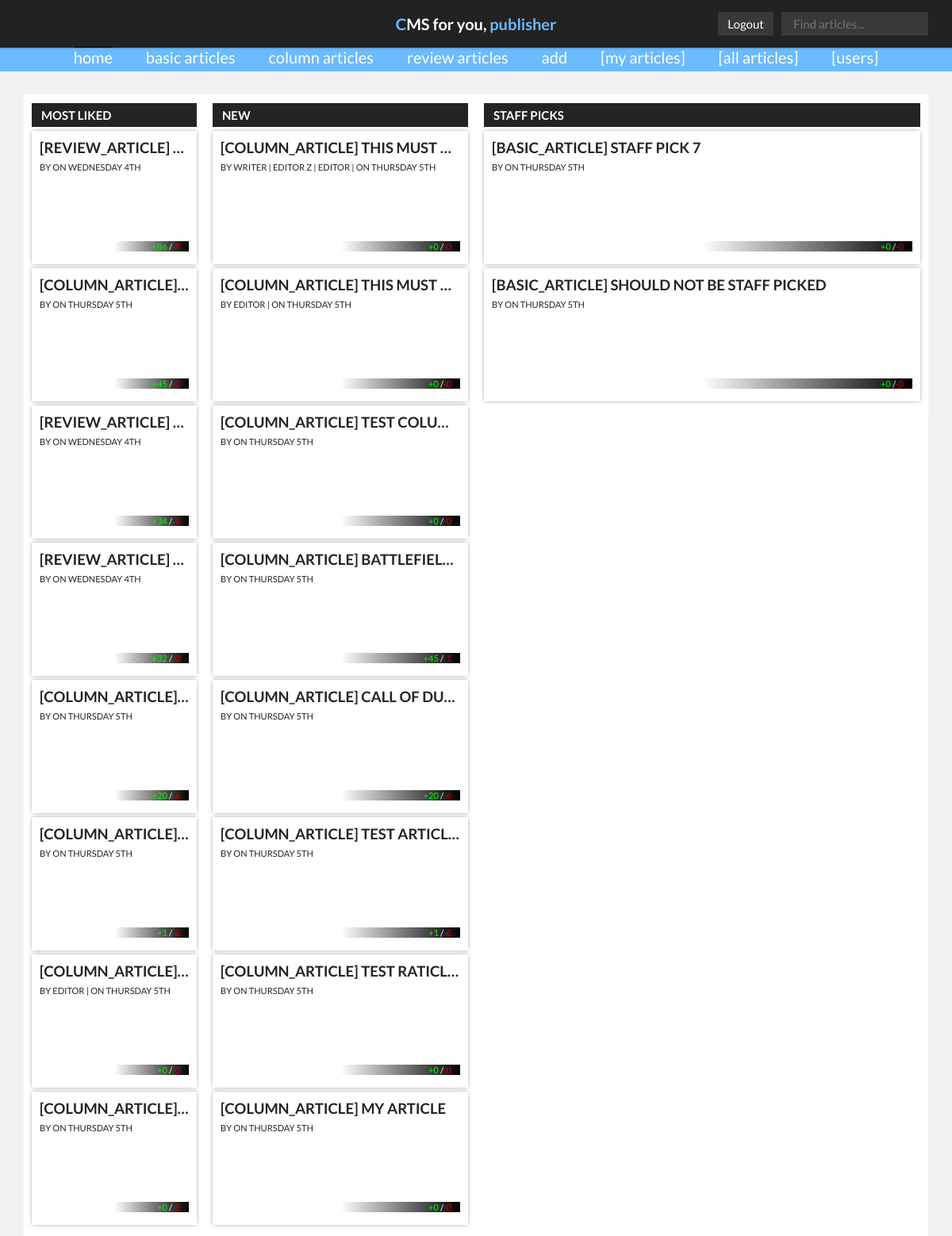
The app's page /index.php?page=home (signed in) with its own data.
### tables this page shows
CREATE TABLE IF NOT EXISTS `articles` (
  `article_id` int(6) NOT NULL AUTO_INCREMENT,
  `article_title` varchar(100) NOT NULL,
  `article_content` text NOT NULL,
  `article_timestamp` int(11) NOT NULL,
  `article_image` varchar(255) NOT NULL,
  `article_status` varchar(30) NOT NULL,
  `article_type` varchar(30) NOT NULL,
  `article_staff_pick` tinyint(4) DEFAULT '0',
  PRIMARY KEY (`article_id`)
);

CREATE TABLE IF NOT EXISTS `article_likes` (
  `article_like_id` int(6) NOT NULL AUTO_INCREMENT,
  `article_like_amount` int(6) NOT NULL DEFAULT '0',
  `article_id` int(6) NOT NULL,
  PRIMARY KEY (`article_like_id`),
  KEY `article_id` (`article_id`)
);

CREATE TABLE IF NOT EXISTS `article_dislikes` (
  `article_dislike_id` int(6) NOT NULL AUTO_INCREMENT,
  `article_dislike_amount` int(6) NOT NULL,
  `article_id` int(6) NOT NULL,
  PRIMARY KEY (`article_dislike_id`),
  KEY `article_id` (`article_id`)
);

CREATE TABLE IF NOT EXISTS `users` (
  `user_id` int(6) NOT NULL AUTO_INCREMENT,
  `user_name` varchar(255) NOT NULL,
  `user_password` varchar(255) NOT NULL,
  `user_role` varchar(30) NOT NULL,
  PRIMARY KEY (`user_id`)
);

### views/AUView.php (called while the page is built, shortened)
<?php
class AUView {
    private $articlesModel;
    public function __construct( $controller, $articlesModel, $usersModel ){
        $this->articlesModel    = $articlesModel;
    }
    public function output_home_articles(){
        include 'html/header.html.php';
        $most_liked_articles = $this->articlesModel->getMostLikedArticles();
        $newest_articles = $this->articlesModel->getNewestArticles();
        $staff_picked_articles = (array)$this->articlesModel->getStaffPickedArticles();
        include 'html/home.html.php';
        include 'html/footer.html.php';
    }
}
 ?>

### models/ArticlesModel.php (called while the page is built, shortened)
<?php
include_once "config/connection.php";
include_once "models/Article.php";
class ArticlesModel {
    public function getLikes( $article_id ) {
        global $pdo;
        $query = $pdo->prepare("SELECT article_like_amount FROM article_likes WHERE article_id = ? ");
        $query->bindValue(1, $article_id);
        $query->execute();
        $article_like_amount = $query->fetchColumn();
        return $article_like_amount;
    }
    public function getDislikes( $article_id ) {
        global $pdo;
        $query = $pdo->prepare("SELECT article_dislike_amount FROM article_dislikes WHERE article_id = ? ");
        $query->bindValue(1, $article_id);
        $query->execute();
        $article_dislike_amount = $query->fetchColumn();
        return $article_dislike_amount;
    }
    public function getArticleAuthors( $article_id ) {
        global $pdo;
        $query = $pdo->prepare("
          SELECT U.user_name
          FROM users U
          INNER JOIN article_authors  AU ON U.user_id = AU.user_id
          WHERE AU.article_id = ?");
        $query->bindValue(1, $article_id);
        $query->execute();
        $article_authors = $query->fetchAll();
        return $article_authors;
    }
    public function getMostLikedArticles() {
        global $pdo;
        $query = $pdo->prepare("
                                SELECT a . *
                                FROM articles AS a
                                JOIN article_likes AS al ON al.article_id = a.article_id
                                ORDER BY al.article_like_amount DESC
                                LIMIT 0 , 10
        ");
        $query->execute();
        $rows = $query->fetchAll();
        foreach($rows as $row){
            $article = new Article(
               $row['article_id']
               ,$row['article_title']
               ,$row['article_content']
               ,$row['article_timestamp']
               ,$row['article_image']
               ,$row['article_status']
               ,$row['article_type']
               ,$row['article_staff_pick']
              );
            $most_liked_articles[] = $article;
        }
        return $most_liked_articles;
    }
    public function getNewestArticles() {
        global $pdo;
        $query = $pdo->prepare("
                                SELECT a . *
                                FROM articles AS a
                                ORDER BY a.article_timestamp DESC
                                LIMIT 0 , 10
        ");
        $query->execute();
        $rows = $query->fetchAll();
        foreach($rows as $row){
            $article = new Article(
               $row['article_id']
               ,$row['article_title']
               ,$row['article_content']
               ,$row['article_timestamp']
               ,$row['article_image']
               ,$row['article_status']
               ,$row['article_type']
               ,$row['article_staff_pick']
              );
            $newest_articles[] = $article;
        }
        return $newest_articles;
    }
    public function getStaffPickedArticles() {
        global $pdo;
        $query = $pdo->prepare("
                                SELECT a . *
                                FROM articles AS a
                                WHERE a.article_staff_pick = 1
                                ORDER BY a.article_timestamp DESC
                                LIMIT 0 , 10
        ");
        $query->execute();
        $rows = $query->fetchAll();
        foreach($rows as $row){
            $article = new Article(
               $row['article_id']
               ,$row['article_title']
               ,$row['article_content']
               ,$row['article_timestamp']
               ,$row['article_image']
               ,$row['article_status']
               ,$row['article_type']
               ,$row['article_staff_pick']
              );
            $staff_picked_articles[] = $article;
        }
        return $staff_picked_articles;
    }
}
?>

### models/article.php (called while the page is built, shortened)
<?php
	class Article {
		 public function __construct($article_id, $article_title, $article_content, $article_timestamp, $article_image, $article_status, $article_type, $article_staff_pick){
		 	$this->id = $article_id;
		 	$this->title = $article_title;
		 	$this->timestamp = $article_timestamp;
		 	$this->image = $article_image;
		 	$this->status = $article_status;
		 	$this->type = $article_type;
		 	return true;
		 }
		 public function getArticleId(){
		 	return $this->id;
		 }
		 public function getArticleTitle(){
		 	return $this->title;
		 }
		 public function getArticleTimestamp(){
		 	return $this->timestamp;
		 }
		 public function getArticleImage(){
		 	return $this->image;
		 }
		 public function getArticleStatus(){
		 	return $this->status;
		 }
		 public function getArticleType(){
		 	return $this->type;
		 }
	}
 ?>

### views/html/home.html.php (the view, shortened to what this page needs)
<div class="content">
    <div class="block">
        <h2>Most liked</h2>
        <ol>
            <?php foreach($most_liked_articles as $article): ?>
                <?php if( $article->getArticleStatus() == "published") { ?>
                <li>
                <a href="index.php?show=<?php echo $article->getArticleId(); ?>">
                    <h4>[<?php echo $article->getArticleType(); ?>] <?php echo $article->getArticleTitle(); ?></h4>
                    <small>by
                        <?php $article_authors = $this->articlesModel->getArticleAuthors( $article->getArticleId() ); ?>
                        <?php foreach($article_authors as $author): ?>
                            <?php print $author['user_name']; ?> |
                        <?php endforeach; ?>
                    </small>
                    <small>on <?php echo date("l jS", $article->getArticleTimestamp()); ?></small>
                    <div class="small-thumb" style="background-image: url(<?php echo $article->getArticleImage(); ?>);"></div>
                    <small class="likes-dislikes pull-right">
                        <span class="green">+<?php echo $this->articlesModel->getLikes( $article->getArticleId() ); ?></span>
                        /<span class="red">-<?php echo $this->articlesModel->getDislikes( $article->getArticleId() ); ?></span>
                    </small>
                </a>
            </li>
        <?php } ?>
    <?php endforeach; ?>
        </ol>
    </div>
    <div class="block">
        <h2>New</h2>
        <ol>
            <?php foreach($newest_articles as $article): ?>
                <?php if( $article->getArticleStatus() == "published") { ?>
                <li>
                <a href="index.php?show=<?php echo $article->getArticleId(); ?>">
                    <h4>[<?php echo $article->getArticleType(); ?>] <?php echo $article->getArticleTitle(); ?></h4>
                    <small>by
                        <?php $article_authors = $this->articlesModel->getArticleAuthors( $article->getArticleId() ); ?>
                        <?php foreach($article_authors as $author): ?>
                            <?php print $author['user_name']; ?> |
                        <?php endforeach; ?>
                    </small>
                    <small>on <?php echo date("l jS", $article->getArticleTimestamp()); ?></small>
                    <div class="small-thumb" style="background-image: url(<?php echo $article->getArticleImage(); ?>);"></div>
                    <small class="likes-dislikes pull-right">
                        <span class="green">+<?php echo $this->articlesModel->getLikes( $article->getArticleId() ); ?></span>
                        /<span class="red">-<?php echo $this->articlesModel->getDislikes( $article->getArticleId() ); ?></span>
                    </small>
                </a>
                </li>
                <?php } ?>
            <?php endforeach; ?>
        </ol>
    </div>
    <div class="block">
        <h2>Staff picks</h2>
        <ol>
            <?php foreach($staff_picked_articles as $article): ?>
                <?php if( $article->getArticleStatus() == "published") { ?>
                <li>
                <a href="index.php?show=<?php echo $article->getArticleId(); ?>">
                    <h4>[<?php echo $article->getArticleType(); ?>] <?php echo $article->getArticleTitle(); ?></h4>
                    <small>by
                    </small>
                    <small>on <?php echo date("l jS", $article->getArticleTimestamp()); ?></small>
                    <div class="small-thumb" style="background-image: url(<?php echo $article->getArticleImage(); ?>);"></div>
                    <small class="likes-dislikes pull-right">
                        <span class="green">+<?php echo $this->articlesModel->getLikes( $article->getArticleId() ); ?></span>
                        /<span class="red">-<?php echo $this->articlesModel->getDislikes( $article->getArticleId() ); ?></span>
                    </small>
                </a>
            </li>
        <?php } ?>
    <?php endforeach; ?>
        </ol>
    </div>
</div>

### public/css/style.css (style rules this page uses)
* { -webkit-box-sizing: border-box; -moz-box-sizing: border-box; box-sizing: border-box; margin: 0; padding: 0; }
body, input { font-family: "Lato", sans-serif; font-size: 62.5%; background: #F1F1F1; }
ol { list-style: none; }
.content { background: #FFF; width: 100%; height: 100%; display: inline-block; }
.content > :first-child { width: 20%; }
.content > :nth-child(2) { width: 30%; }
.content > :nth-child(3) { width: 50%; }
.block { position: relative; padding: 1em; float: left; -moz-box-shadow: 0 0 0.1em 0.1em rgba(255,255,255, 0.5); -webkit-box-shadow: 0 0 0.1em 0.1em rgba(255,255,255, 0.5); box-shadow: 0 0 0.1em 0.1em rgba(255,255,255, 0.5); height: 100%; }
.block h2 { width: 100%; background: #242424; color: #FFF; text-transform: uppercase; padding: 0.4em 0.8em; transition: background 2s; }
.block ol a, .block ol form { font-size: 185%; text-transform: uppercase; text-decoration: none; color: #242424; }
.block ol li a h4 { white-space: nowrap; text-overflow: ellipsis; width: 100%; overflow: hidden; }
.block ol li { padding: 1em; -moz-box-shadow: rgba(0,0,0,0.5) 0px 0px 5px -1px; -webkit-box-shadow: rgba(0,0,0,0.5) 0px 0px 5px -1px; box-shadow: rgba(0,0,0,0.5) 0px 0px 5px -1px; margin: 0.5em auto; }
.block ol small { font-size: 60%; }
.block .small-thumb { width: 100%; height: 100px; background-position: center; background-size: cover; display: inline-block; }
.pull-right { float: right; }
.likes-dislikes { display: inline-block; background-image: linear-gradient(to right, rgba(255,255,255,0) 50%, #000000 100%); width: 100%; color: #FFF; padding: 0 1em; margin-top: -1.75em; position: relative; text-align: right; }
.green { color: lime; }
.red { color: #CC0000; }

### records on screen
articles: article_type "REVIEW_ARTICLE", article_timestamp "WEDNESDAY 4TH", article_id.article_like_amount "86", article_id.article_dislike_amount "9"
articles: article_type "COLUMN_ARTICLE", article_timestamp "THURSDAY 5TH", article_id.article_like_amount "45", article_id.article_dislike_amount "1", article_title "BATTLEFIEL…"
articles: article_type "REVIEW_ARTICLE", article_timestamp "WEDNESDAY 4TH", article_id.article_like_amount "34", article_id.article_dislike_amount "4"
articles: article_type "REVIEW_ARTICLE", article_timestamp "WEDNESDAY 4TH", article_id.article_like_amount "32", article_id.article_dislike_amount "0"
articles: article_type "COLUMN_ARTICLE", article_timestamp "THURSDAY 5TH", article_id.article_like_amount "20", article_id.article_dislike_amount "6", article_title "CALL OF DU…"
articles: article_type "COLUMN_ARTICLE", article_timestamp "THURSDAY 5TH", article_id.article_like_amount "1", article_id.article_dislike_amount "6", article_title "TEST ARTICL…"
articles: article_type "COLUMN_ARTICLE", article_timestamp "THURSDAY 5TH", article_id.article_like_amount "0", article_id.article_dislike_amount "0", article_title "THIS MUST…"
users: user_name "EDITOR"
articles: article_type "COLUMN_ARTICLE", article_timestamp "THURSDAY 5TH", article_id.article_like_amount "0", article_id.article_dislike_amount "0", article_title "TEST COLU…"
articles: article_type "COLUMN_ARTICLE", article_title "THIS MUST…", article_timestamp "THURSDAY 5TH", article_id.article_like_amount "0", article_id.article_dislike_amount "0"
users: user_name "WRITER"
users: user_name "EDITOR Z"
articles: article_type "COLUMN_ARTICLE", article_title "TEST RATICL…", article_timestamp "THURSDAY 5TH", article_id.article_like_amount "0", article_id.article_dislike_amount "0"
articles: article_type "COLUMN_ARTICLE", article_title "MY ARTICLE", article_timestamp "THURSDAY 5TH", article_id.article_like_amount "0", article_id.article_dislike_amount "0"
articles: article_type "BASIC_ARTICLE", article_title "STAFF PICK 7", article_timestamp "THURSDAY 5TH", article_id.article_like_amount "0", article_id.article_dislike_amount "0"
articles: article_type "BASIC_ARTICLE", article_title "SHOULD NOT BE STAFF PICKED", article_timestamp "THURSDAY 5TH", article_id.article_like_amount "0", article_id.article_dislike_amount "0"

### other values on screen
$_SESSION["user_name"] "publisher"
